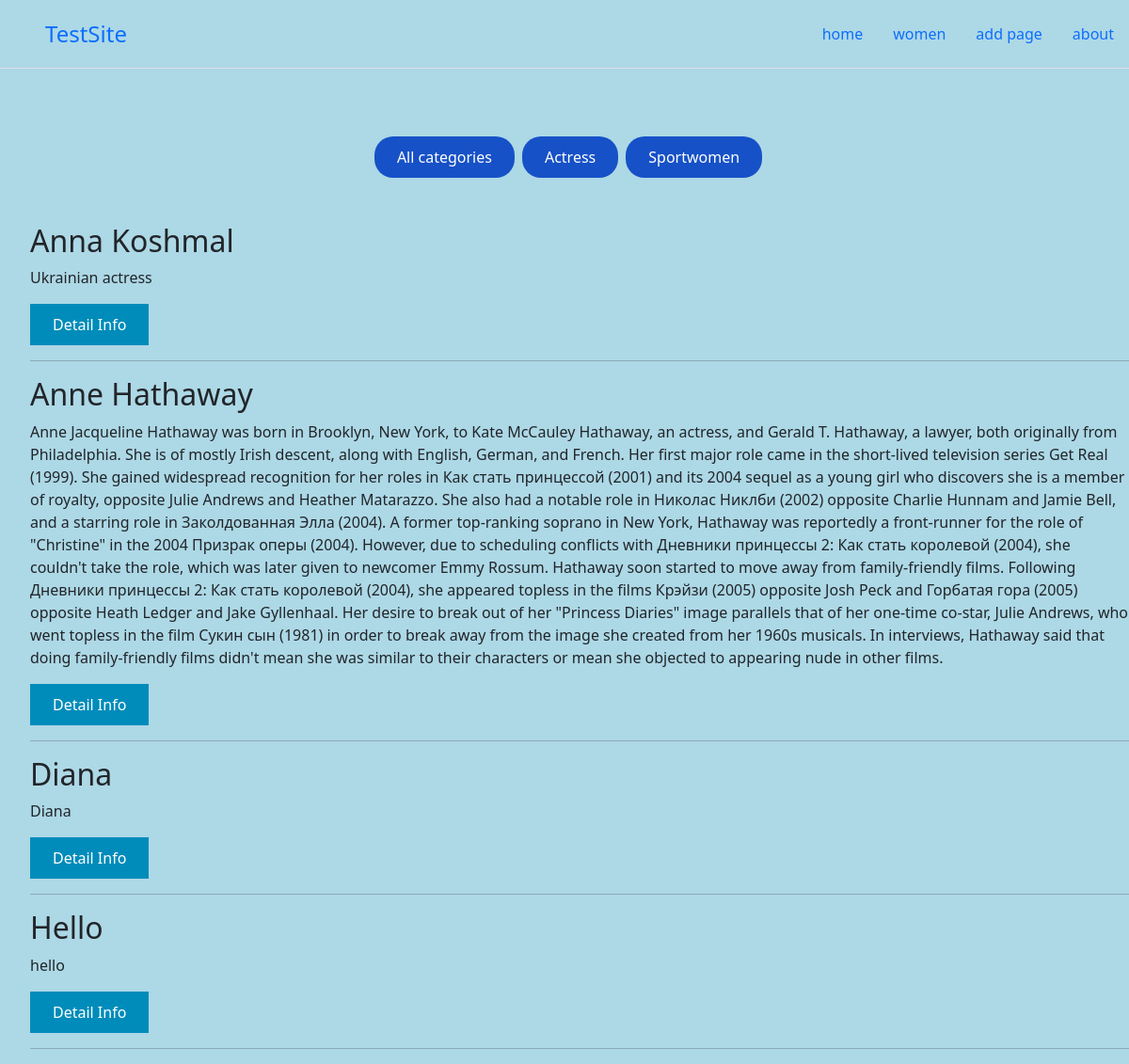
/women/category/actris/ (signed in), run on the app's committed database.
### Women/models.py (models this page shows, shortened)
class Category(models.Model):
    name = models.CharField(max_length=100, db_index=True) #db_index = True means that this firld is indexed and search in db will be a little faster
    slug = models.SlugField(max_length=255, db_index=True, unique=True, verbose_name="URL")
    def get_absolute_url(self):
        return reverse('category', kwargs = {'cat_slug': self.slug})
    class Meta:
        verbose_name = "Category" #Change name in admin panel
        verbose_name_plural = "Categories" #To remove plural 's' in name
        ordering = ['id'] #To set sorting setting in admin's panel. If we set '-title' we get reverse order

class Women(models.Model):
    title = models.CharField(max_length=255, verbose_name= 'Title') #verbose_name to change name in admin panel
    slug = models.SlugField(max_length=255, unique=True, db_index = True, verbose_name="URL")
    content = models.TextField(blank = True)
    photo = models.ImageField(upload_to="photos/%Y/%m/%d/", blank=True)
    time_create = models.DateTimeField(auto_now_add=True)
    time_change = models.DateTimeField(auto_now=True)
    is_published = models.BooleanField(default=True)
    cat = models.ForeignKey('Category', on_delete=models.PROTECT, null=True)
    def get_absolute_url(self):
        return reverse('post', kwargs = {'post_slug': self.slug})
    class Meta:
        verbose_name = "Famous women" #Change name in admin panel
        verbose_name_plural = "Famous women" #To remove plural 's' in name
        ordering = ['title'] #To set sorting setting in admin's panel. If we set '-title' we get reverse order

### Women/views.py (the view)
# urls.py: path('women/category/<slug:cat_slug>/', WomenCategory.as_view(), name = 'category'),
class WomenCategory(DataMixin, ListView):
    model = Category
    template_name = "women/women.html"
    context_object_name = 'cats'
    def get_context_data(self, *, object_list=None, **kwargs):  #Passing static and dynamic data
        context = super().get_context_data(**kwargs)
        c_def = self.get_user_context()
        context['women'] = Women.objects.filter(cat__slug = self.kwargs['cat_slug'], is_published = True)
        return {**context, **c_def}

### Women/utils.py (called while the page is built)
    def get_user_context(self, **kwargs): #Form the necessary context by default
        context = kwargs #Create a dictionary from passed parametrs
        menu_cop = menu.copy()
        if  not self.request.user.is_authenticated:
            menu_cop.pop(2)
        context['menu'] = menu_cop
        return context

### Women/templates/women/women.html (shortened to what this page needs)
{%extends 'Women/base.html'%}
{%block content%}
<div class="d-flex gap-2 justify-content-center py-5">
        <a class = "catBtn" href = "/women">All categories</a>
        {%for c in cats%}
        <a href = '{{ c.get_absolute_url }}' class = 'catBtn'>{{ c.name }}</a>
        {%endfor%}
</div>
<ul>
    {%for m in women%}
    <h2>{{m.title}}</h2>
    <p>{{m.content}}</p>
    <a class = "detailInfoBtn" href = "{{ m.get_absolute_url }}">Detail Info</a>
    <hr>
    {%endfor%}
</ul>
{%endblock content%}

### Women/static/women/css/styles.css (style rules this page uses)
body { background-color: lightblue; }
.detailInfoBtn { background-color: #008CBA; border: none; color: white; padding: 10px 24px; text-align: center; text-decoration: none; display: inline-block; font-size: 16px; }
.catBtn { border-radius: 20px; background-color: #1651c7; color: white; padding: 10px 24px; text-align: center; text-decoration: none; display: inline-block; font-size: 16px; }

### data on the page
Category: name "Actress"
Category: name "Sportwomen"
Women: title "Anna Koshmal", content "Ukrainian actress"
Women: title "Anne Hathaway", content "Anne Jacqueline Hathaway was born in Brooklyn, New York, to Kate McCauley Hathaway, an actress, and Gerald T. Hathaway, a lawyer, both originally from Philadelphia. She is of mostly Irish descent, along with English, German, and French. Her first major role came in the short-lived television series Get Real (1999). She gained widespread recognition for her roles in Как стать принцессой (2001) and its 2004 sequel as a young girl who discovers she is a member of royalty, opposite Julie Andrews and Heather Matarazzo. She also had a notable role in Николас Никлби (2002) opposite Charlie Hunnam and Jamie Bell, and a starring role in Заколдованная Элла (2004). A former top-ranking soprano in New…"
Women: title "Diana", content "Diana"
Women: title "Hello", content "hello"

### other printed values
{{ m }} "home" "women" "add page" "about"
